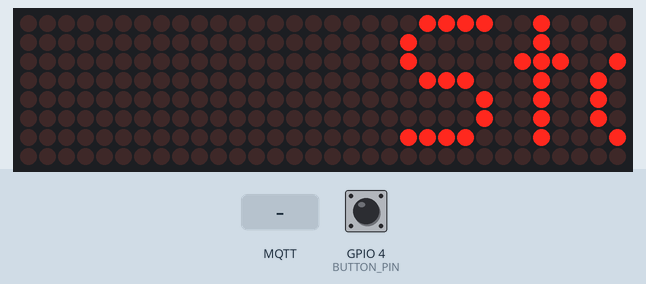
The sketch below on a simulated ESP8266 (NodeMCU). On the bench: 32×8 LED matrix. The inputs (shaded band) are chosen by the test bench; at power-on: GPIO 4 (BUTTON_PIN) HIGH. WiFi joins after 1.5 s; servers stay silent unless stated; random numbers use the default seed unless the sketch sets one; no MQTT or app messages arrive unless stated; what the sketch prints to the serial monitor is not drawn.

Above: at 2.8 s.
2.9 s: GPIO 4 (BUTTON_PIN) pulled LOW for 0.15 s
At 3.4 s:
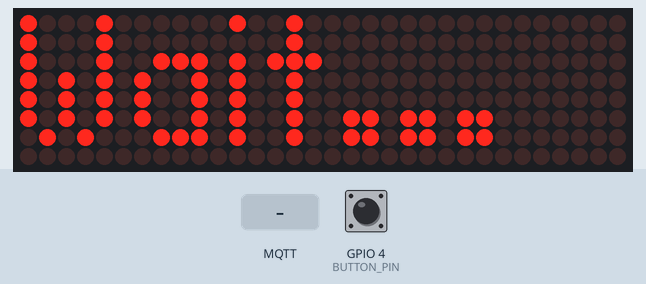
4.5 s: MQTT message "1" arrives on the first subscribed topic
At 4.64 s:
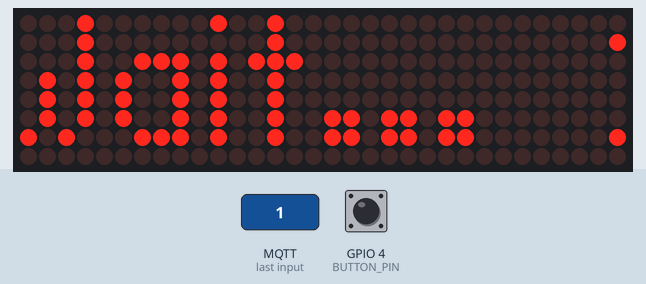
6.3 s: MQTT message "on" arrives on the first subscribed topic
At 8.14 s:
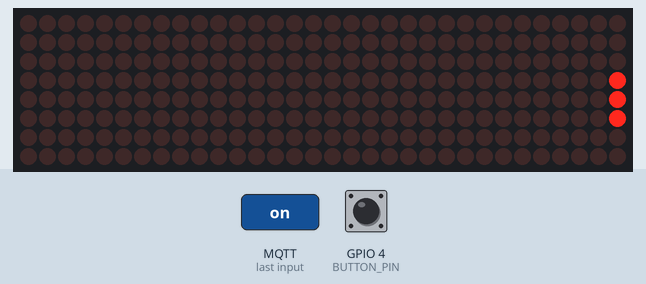
12.3 s: GPIO 4 (BUTTON_PIN) pulled LOW for 1 s
At 13.0 s:
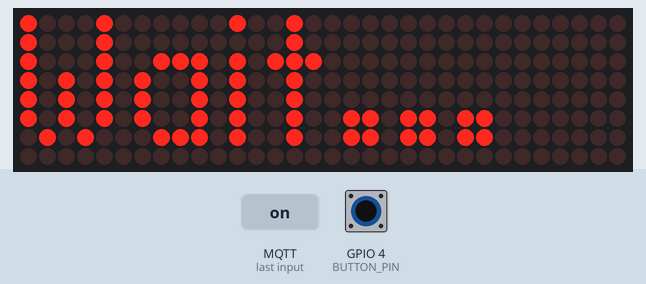

Measured:
- after the input at 4.5 s, the display: changes after 0.10 s (image 2)

The sketch:

LED_MQTT.ino
```cpp
//Using ESP8266
//Created by Yaser Ali Husen
//Youtube: https://www.youtube.com/c/YaserAliHusen
//Receive message from mqtt broker to turn on device
//Reference GPIO  https://randomnerdtutorials.com/esp8266-pinout-reference-gpios/
#include <iostream>

//Setup for MQTT and WiFi============================
#include <ESP8266WiFi.h>
//Library for MQTT:
#include <PubSubClient.h>
//Library for Json format using version 5:
#include <ArduinoJson.h>

//declare topic for mqtt
const char* topic_pub = "esp_to_node";
const char* topic_sub = "node_to_esp";

// Update these with values suitable for your network.
const char* ssid = "YOUR SSID WIFI";
const char* password = "PASSWORD WIFI";
const char* mqtt_server = "123.456.789.100"; //MQTT BROKER ADDRESS

//Setup for LED Max7219==============================
#include <MD_Parola.h>
#include <MD_MAX72xx.h>
#include <SPI.h>
#define HARDWARE_TYPE MD_MAX72XX::FC16_HW
#define MAX_DEVICES 4
#define CS_PIN 15
// Hardware SPI connection
MD_Parola P = MD_Parola(HARDWARE_TYPE, CS_PIN, MAX_DEVICES);

WiFiClient espClient;
PubSubClient client(espClient);

//Variables=========================================
int BUTTON_PIN = 4; //button D1
bool status_button = false;
String message;
String json_received;
String msg = "Standby...";

//function for WIFI connection=======================================
void setup_wifi() {
  delay(100);
  // We start by connecting to a WiFi network
  Serial.print("Connecting to ");
  Serial.println(ssid);
  WiFi.begin(ssid, password);
  while (WiFi.status() != WL_CONNECTED)
  {
    delay(500);
    Serial.print(".");
  }
  randomSeed(micros());
  Serial.println("");
  Serial.println("WiFi connected");
  Serial.println("IP address: ");
  Serial.println(WiFi.localIP());
}

//receive message as subscriber=====================================
void callback(char* topic, byte* payload, unsigned int length)
{
  //Receiving message as subscriber
  Serial.print("Message arrived in topic: ");
  Serial.println(topic);
  Serial.print("JSON Received:");
  for (int i = 0; i < length; i++) {
    json_received += ((char)payload[i]);
    //Serial.print((char)payload[i]);
  }
  msg = json_received;
  Serial.println(json_received);
  json_received = "";
}

//function reconnect to MQTT broker=================================
void reconnect() {
  // Loop until we're reconnected
  while (!client.connected())
  {
    Serial.print("Attempting MQTT connection...");
    // Create a random client ID
    String clientId = "ESP8266Client-";
    clientId += String(random(0xffff), HEX);
    // Attempt to connect
    //if you MQTT broker has clientID,username and password
    //please change following line to    if (client.connect(clientId,userName,passWord))
    if (client.connect(clientId.c_str()))
    {
      Serial.println("connected");
      //once connected to MQTT broker, subscribe command if any
      client.subscribe(topic_sub);
    } else {
      Serial.print("failed, rc=");
      Serial.print(client.state());
      Serial.println(" try again in 5 seconds");
      // Wait 5 seconds before retrying
      delay(5000);
    }
  }
}

//function setup====================================================
void setup() {
  Serial.begin(115200);
  setup_wifi();
  client.setServer(mqtt_server, 1883);
  client.setCallback(callback);
  //subscribe topic
  client.subscribe(topic_sub);

  pinMode(BUTTON_PIN, INPUT_PULLUP);
  P.begin();

}

//funtion looping check button and display LED====================
void loop() {
  if (!client.connected()) {
    reconnect();
  }
  client.loop();

  //check button, if pressed, send trigger to node-red
  int buttonValue = digitalRead(BUTTON_PIN);
  if (buttonValue == LOW )
  {
    if (status_button == false)
    {
      message = "TRIGGER";
      //char message[58];
      //msg.toCharArray(message, 58);
      Serial.println(message);
      //publish sensor data to MQTT broker
      client.publish(topic_pub, "TRIGGER");
      status_button = true;
      msg = "Analyzing";
    }
  }
  else if (buttonValue == HIGH)
  {
    if (status_button == true)
    {
      status_button = false;
    }
  }

  if (msg == "Analyzing")
  {
    P.print("Wait...");
  }
  else
  {
    //display to LED matrix================================
    if (P.displayAnimate())
      P.displayText(msg.c_str(), PA_LEFT, 100, 100, PA_SCROLL_LEFT, PA_SCROLL_LEFT);
  }


}
```
